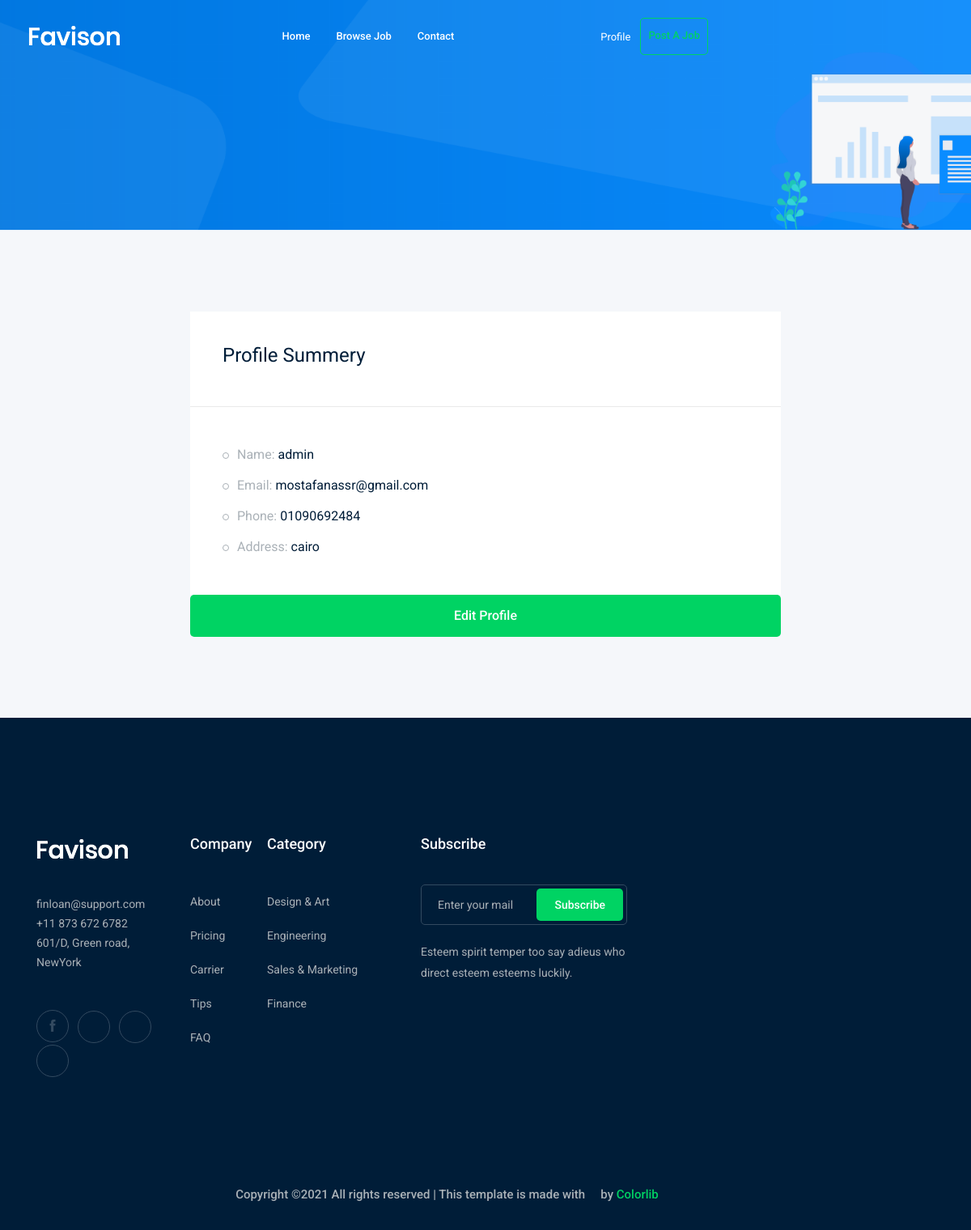
/accounts/profile/ (signed in), run on the app's committed database.
### accounts/models.py (models this page shows)
class Profile(models.Model):
    user= models.OneToOneField(User , on_delete=models.CASCADE)
    city= models.ForeignKey('City' , related_name='user_city' ,on_delete=models.CASCADE ,null=True, blank=True)
    phone_number=models.CharField(max_length=15)
    image=models.ImageField(upload_to="profile/")
    def __str__(self):
        return str(self.user)

class City(models.Model):
    name=models.CharField(max_length=30)
    def __str__(self):
       return str(self.name)

### accounts/views.py (the view)
# urls.py: path('profile/',views.profile,name="profile"),
def profile(request):
    profile=Profile.objects.get(user=request.user)
    return render(request,'accounts/profile.html',{'profile':profile})

### accounts/templates/accounts/profile.html (shortened to what this page needs)
{% extends  'base.html' %}
{% load bootstrap4 %}
{% block body%}
    <div class="bradcam_area bradcam_bg_1">
        <div class="container">
            <div class="row">
                <div class="col-xl-12">
                </div>
            </div>
        </div>
    </div>
    <div class="job_details_area">
        <div class="container">
            <div class="row">
                <div class="col-lg-8 mx-auto">
                    <div class="job_sumary">
                        <div class="summery_header">
                            <h3>Profile Summery</h3>
                        </div>
                        <div class="job_content">
                            <ul>
                                <li>Name: <span>{{profile}}</span></li>
                                <li>Email: <span>{{profile.user.email}}</span></li>
                                <li>Phone: <span>{{profile.phone_number}}</span></li>
                                <li>Address: <span>{{profile.city}}</span></li>
                            </ul>
                        </div>
                            </div class="p-5">
                                <a href="{% url 'accounts:profile_edit' %}" class="boxed-btn3 w-100">Edit profile</a>
                </div>
            </div>
        </div>
    </div>
    {% endblock body %}

### data on the page
Profile: user.username "admin", user.email "mostafanassr@gmail.com", phone_number "01090692484", city "cairo"
